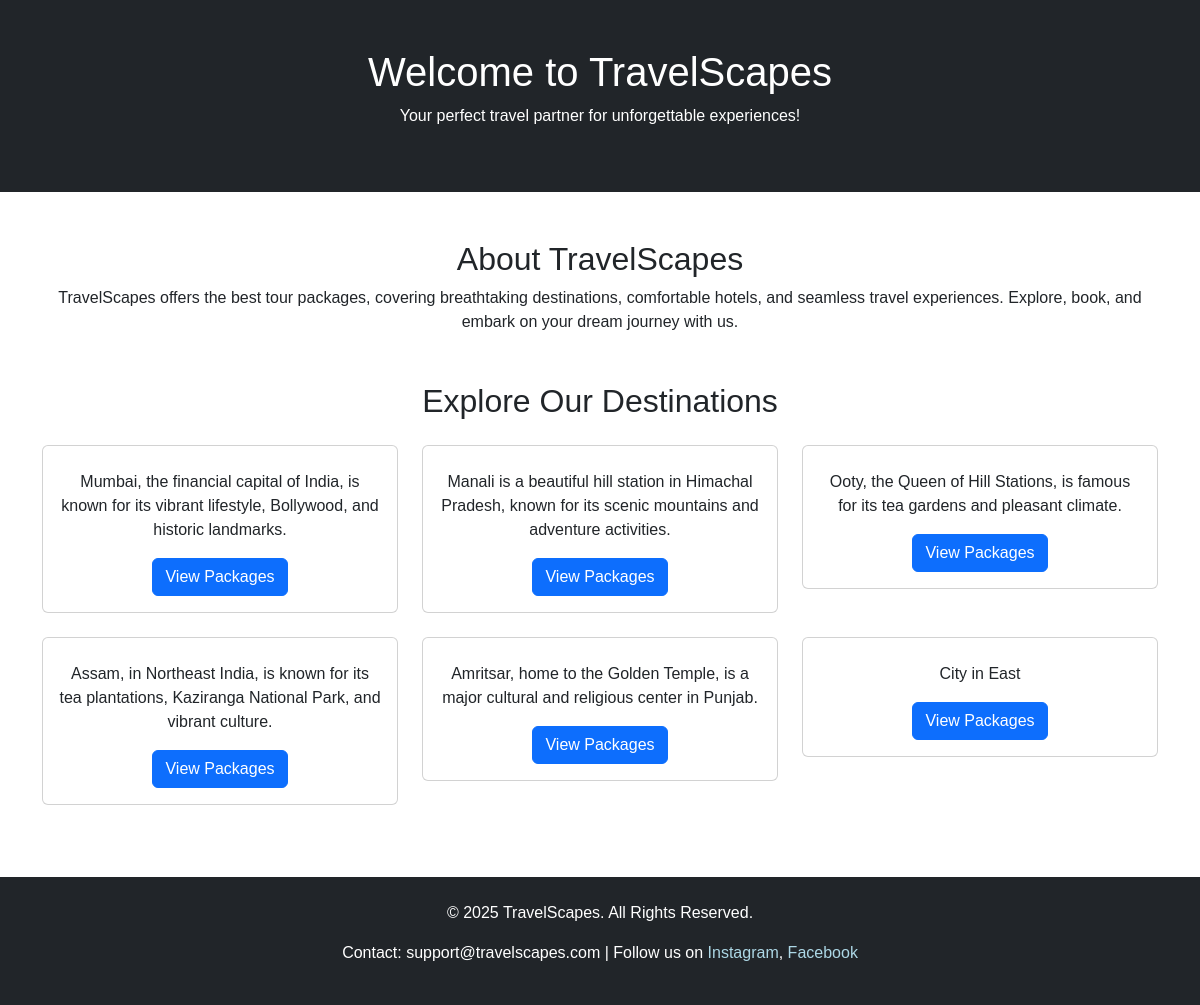
The page /Login/loggedinhome.php on the database its author committed.
### tables this page shows
CREATE TABLE `cities` (
  `city_id` int(11) NOT NULL,
  `name` varchar(100) NOT NULL,
  `description` text NOT NULL
);

### Login/loggedinhome.php (the view, shortened to what this page needs)
<!DOCTYPE html>
<html lang="en">
<head>
    <link rel="stylesheet" href="https://cdn.jsdelivr.net/npm/bootstrap@5.3.0/dist/css/bootstrap.min.css">
</head>
<body>
    <?php
        $conn = new mysqli("localhost", "root", "", "travelscapes");
        $sql = "SELECT * FROM cities";
        $result = $conn->query($sql);
    ?>
    <header class="bg-dark text-white text-center py-5">
        <h1>Welcome to TravelScapes</h1>
        <p>Your perfect travel partner for unforgettable experiences!</p>
    </header>
    <section class="container my-5 text-center">
        <h2>About TravelScapes</h2>
        <p>TravelScapes offers the best tour packages, covering breathtaking destinations, comfortable hotels, and seamless travel experiences. Explore, book, and embark on your dream journey with us.</p>
    </section>
    <section class="container my-5">
        <h2 class="text-center mb-4">Explore Our Destinations</h2>
        <div class="row">
            <?php while ($row = $result->fetch_assoc()): ?>
                <div class="col-md-4 mb-4">
                    <div class="card city-card">
                        <div class="card-body text-center">
                            <p class="card-text"><?php echo htmlspecialchars($row['description']); ?></p>
                            <a href="book.php?cityid=<?php echo $row['city_id']; ?>" class="btn btn-primary">View Packages</a>
                        </div>
                    </div>
                </div>
            <?php endwhile; ?>
        </div>
    </section>
    <footer class="bg-dark text-white text-center py-4">
        <p>&copy; 2025 TravelScapes. All Rights Reserved.</p>
        <p>Contact: support@travelscapes.com | Follow us on <a href="#">Instagram</a>, <a href="#">Facebook</a></p>
    </footer>
</body>
</html>

### Login/loggedinhome.php (style rules this page uses)
body { font-family: Arial, sans-serif; }
.city-card { transition: transform 0.3s; }
footer a { color: lightblue; text-decoration: none; }

### rows shown on the page
cities: description "Mumbai, the financial capital of India, is known for its vibrant lifestyle, Bollywood, and historic landmarks."
cities: description "Manali is a beautiful hill station in Himachal Pradesh, known for its scenic mountains and adventure activities."
cities: description "Ooty, the Queen of Hill Stations, is famous for its tea gardens and pleasant climate."
cities: description "Assam, in Northeast India, is known for its tea plantations, Kaziranga National Park, and vibrant culture."
cities: description "Amritsar, home to the Golden Temple, is a major cultural and religious center in Punjab."
cities: description "City in East"
